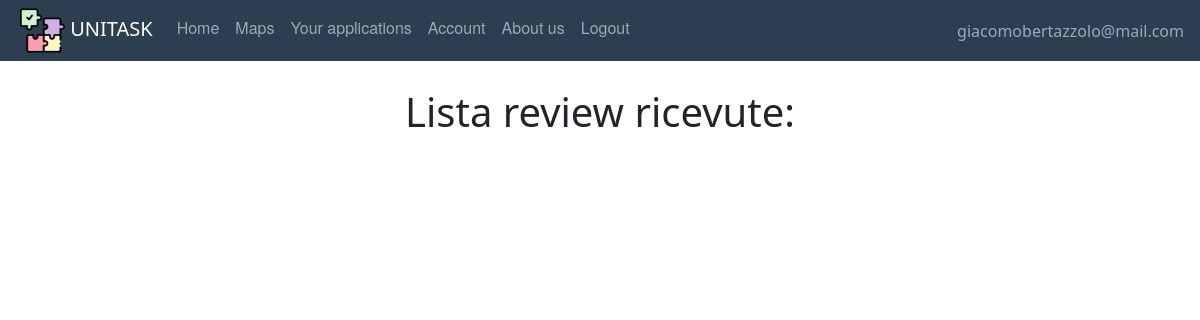
The page /personalreviews (signed in) on the database as committed earlier.
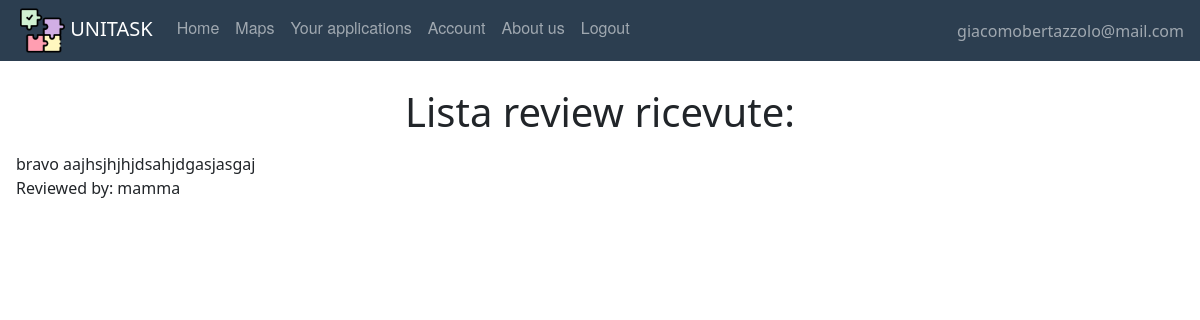
The same page on the database as committed later.
### website/models.py (models this page shows)
class Review(db.Model, UserMixin):
    id = db.Column(db.Integer, primary_key=True)
    title = db.Column(db.String(150))
    text = db.Column(db.String(150))
    date = db.Column(db.DateTime(timezone=True), default=func.now)
    id_reviewer = db.Column(db.Integer, db.ForeignKey('user.id'))
    id_reviewed = db.Column(db.Integer, db.ForeignKey('user.id'))
    task_id = db.Column(db.Integer, db.ForeignKey('offer.id'))

class User(db.Model, UserMixin):
    id = db.Column(db.Integer, primary_key=True)
    email = db.Column(db.String(150), unique=True)
    password = db.Column(db.String(150))
    first_name = db.Column(db.String(150))
    surname = db.Column(db.String(150))
    description = db.Column(db.String(200))
    type = db.Column(db.String(20))
    reviewsposted = db.relationship('Review', foreign_keys='Review.id_reviewer',
                                    backref='author')
    reviewsreceived = db.relationship('Review', foreign_keys='Review.id_reviewed',
                                      backref='received')
    __mapper_args__ = {
        'polymorphic_on': type,
        'polymorphic_identity': 'user',
    }

### website/user/routes.py (the view)
@users.route('/personalreviews')
def personalreviews():
    return render_template("User/personalreviews.html", user=current_user)

### website/templates/user/personalreviews.html
{% extends "base.html" %} {% block title %}Lista Review{% endblock %} {% block content%}
    <br />
    <h1 align="center">Lista review ricevute: </h1>
<ul class="list-group list-group-flush" id="offers">
  <li class="list-group-item">
      <div>
        {% for recens in user.reviewsreceived %}
            {{ recens.title }} {{ recens.text }}
            <br/>
            Reviewed by:
            {{ recens.author.first_name }}
            </div>
          {% endfor %}
  </li></ul>
{% endblock %}

Rows that differ between the two databases and show on the page:
added Review: title "bravo", text "aajhsjhjhjdsahjdgasjasgaj", author.first_name "mamma"
